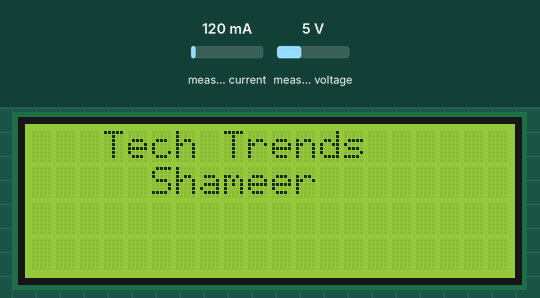
A sketch run on a simulated ESP32. On the bench: 20×4 character LCD. The test bench sets the inputs (shaded band); at power-on: measured voltage 5 V, measured current 120 mA. WiFi joins after 1.5 s; servers stay silent unless stated; what the sketch prints to the serial monitor is not drawn.

Above: at 1.9 s.
At 9.1 s:
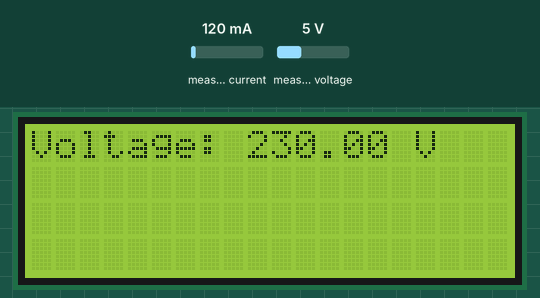
9.2 s: measured voltage set to 0.3 V
At 10.6 s:
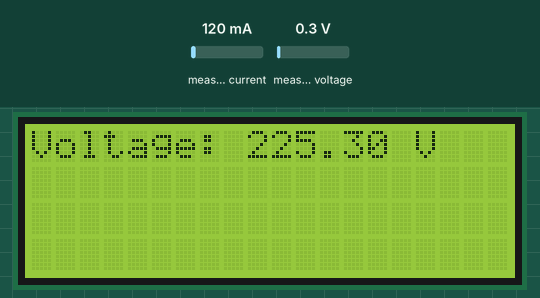
10.9 s: measured voltage set to 3.8 V
At 13.0 s:
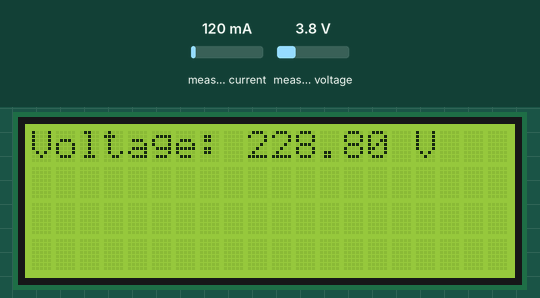
13.4 s: measured voltage set to 7.5 V
At 15.3 s:
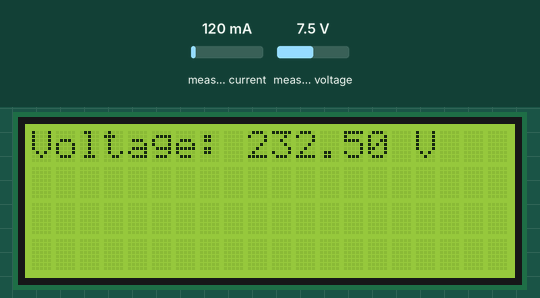
Timing chart, 0 to 16.8 s (numbered marks = the images above; inputs shaded):
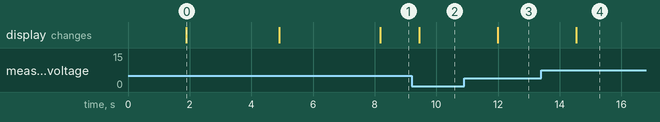

Measured:
- after the input at 9.2 s, the display: changes after 0.25 s (image 2)
- after the input at 10.9 s, the display: changes after 1.1 s (image 3)
- after the input at 13.4 s, the display: changes after 1.1 s (image 4)
- what the display in image 0 shows lasts 3.0 s, from 1.9 s to 4.9 s

The sketch:

voltage-monitoring-with-esp32-and-blynk-iot.ino
```cpp
#define BLYNK_TEMPLATE_ID "TMPL3k-B39Oiw"
#define BLYNK_TEMPLATE_NAME "AC Voltmeter"
#define BLYNK_AUTH_TOKEN "4vGeHNxEpeF4hSwvmrMZBwKwVo02T2XM"


#define BLYNK_PRINT Serial

#include "EmonLib.h"
#include <WiFi.h>
#include <WiFiClient.h>
#include <BlynkSimpleEsp32.h>
#include <Wire.h>
#include <LiquidCrystal_I2C.h>
LiquidCrystal_I2C lcd(0x27, 20, 4);

// Constants for calibration
const float vCalibration = 175;

// Blynk and WiFi credentials

char auth[] = BLYNK_AUTH_TOKEN; // Blynk authentication token
const char* ssid = "Galaxy F23 5G 3FF5"; // Your WiFi network SSID
const char* pass = "edrp6836ehan"; // Your WiFi network password

// EnergyMonitor instance
EnergyMonitor emon;

// Timer for regular updates
BlynkTimer timer;

unsigned long lastMillis = millis();

void setup()
{
  Serial.begin(115200);
  Blynk.begin(auth, ssid, pass);

  // Initialize the LCD
   lcd.begin();
 // Display "Tech Trends Shameer"
  lcd.setCursor(3, 0);
  lcd.print("Tech Trends ");
  lcd.setCursor(3, 1);
  lcd.print("  Shameer    ");
  delay(3000);  // Wait for 3 seconds

    // Clear the LCD and display "AC Voltmeter"
  lcd.clear();
  lcd.setCursor(3, 0);
  lcd.print("AC Voltmeter");
  delay(2000);

  // Setup voltage and current inputs
  emon.voltage(35, vCalibration, 1.7); // Voltage: input pin, calibration, phase_shift

  // A small delay for system to stabilize
  delay(1000);
}


void loop()
{
  emon.calcVI(25, 1000);       // Calculate all. No. of half wavelengths (crossings), time-out

  float supplyVoltage = emon.Vrms;  // Extract Vrms into a variable

  lcd.clear();  // Clear the LCD display

  if (supplyVoltage >= 100)
  {
    lcd.setCursor(0, 0);
    lcd.print("Voltage: ");
    lcd.print(supplyVoltage);
    lcd.print(" V");
    Serial.print("Voltage : ");
    Serial.println(supplyVoltage);
    Blynk.virtualWrite(V1, supplyVoltage); // Send voltage value to Blynk virtual pin V1
  }
  else
  {
    lcd.setCursor(0, 0);
    lcd.print("Power OFF");
    Serial.println("Power OFF");
    Blynk.virtualWrite(V1, supplyVoltage);
  }

  delay(1000);  // Delay before taking the next reading
  Blynk.run(); // Run Blynk
}
```
